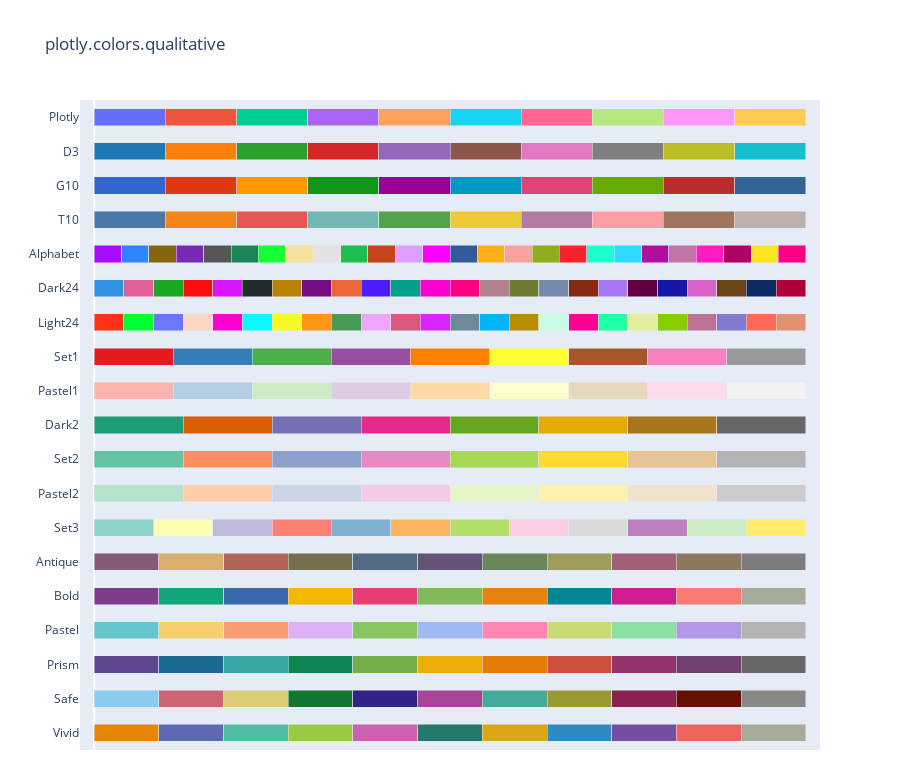
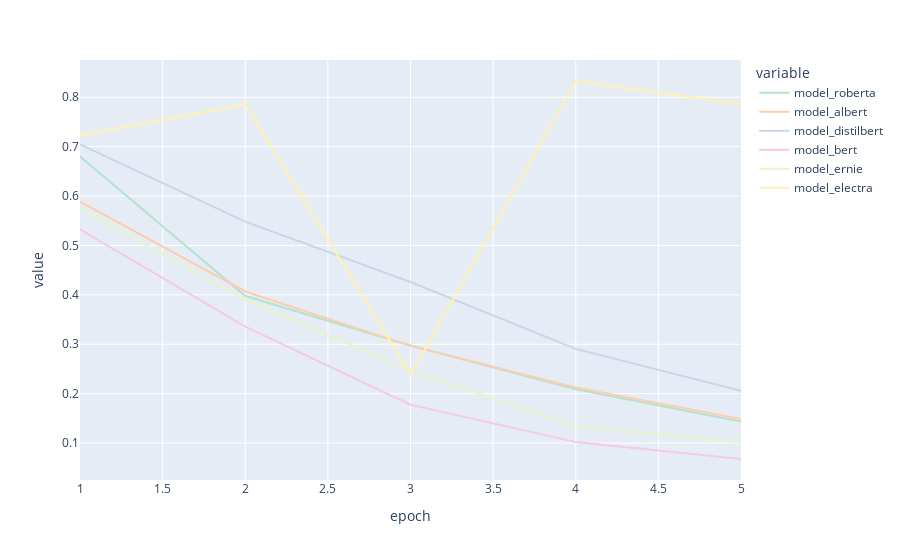

Notebook code cell kept with these figures, in order:
### Code cell
import plotly.express as px 
fig = px.colors.qualitative.swatches()
fig.show()
fig = px.line(df, x='epoch', y=df.columns[1:7], color_discrete_sequence=px.colors.qualitative.Pastel2)
fig.show()

### Figure 1 — Plotly figure (JSON) as saved in the notebook; plotly's stock layout.template omitted (floating-point values rounded to 4 significant figures)
{"data": [{"customdata": [0, 1, 2, 3, 4, 5, 6, 7, 8, 9, 10], "hovertemplate": "%{y}[%{customdata}] = %{marker.color}<extra></extra>", "marker": {"color": ["rgb(229, 134, 6)", "rgb(93, 105, 177)", "rgb(82, 188, 163)", "rgb(153, 201, 69)", "rgb(204, 97, 176)", "rgb(36, 121, 108)", "rgb(218, 165, 27)", "rgb(47, 138, 196)", "rgb(118, 78, 159)", "rgb(237, 100, 90)", "rgb(165, 170, 153)"]}, "orientation": "h", "type": "bar", "x": [1, 1, 1, 1, 1, 1, 1, 1, 1, 1, 1], "y": ["Vivid", "Vivid", "Vivid", "Vivid", "Vivid", "Vivid", "Vivid", "Vivid", "Vivid", "Vivid", "Vivid"]}, {"customdata": [0, 1, 2, 3, 4, 5, 6, 7, 8, 9, 10], "hovertemplate": "%{y}[%{customdata}] = %{marker.color}<extra></extra>", "marker": {"color": ["rgb(136, 204, 238)", "rgb(204, 102, 119)", "rgb(221, 204, 119)", "rgb(17, 119, 51)", "rgb(51, 34, 136)", "rgb(170, 68, 153)", "rgb(68, 170, 153)", "rgb(153, 153, 51)", "rgb(136, 34, 85)", "rgb(102, 17, 0)", "rgb(136, 136, 136)"]}, "orientation": "h", "type": "bar", "x": [1, 1, 1, 1, 1, 1, 1, 1, 1, 1, 1], "y": ["Safe", "Safe", "Safe", "Safe", "Safe", "Safe", "Safe", "Safe", "Safe", "Safe", "Safe"]}, {"customdata": [0, 1, 2, 3, 4, 5, 6, 7, 8, 9, 10], "hovertemplate": "%{y}[%{customdata}] = %{marker.color}<extra></extra>", "marker": {"color": ["rgb(95, 70, 144)", "rgb(29, 105, 150)", "rgb(56, 166, 165)", "rgb(15, 133, 84)", "rgb(115, 175, 72)", "rgb(237, 173, 8)", "rgb(225, 124, 5)", "rgb(204, 80, 62)", "rgb(148, 52, 110)", "rgb(111, 64, 112)", "rgb(102, 102, 102)"]}, "orientation": "h", "type": "bar", "x": [1, 1, 1, 1, 1, 1, 1, 1, 1, 1, 1], "y": ["Prism", "Prism", "Prism", "Prism", "Prism", "Prism", "Prism", "Prism", "Prism", "Prism", "Prism"]}, {"customdata": [0, 1, 2, 3, 4, 5, 6, 7, 8, 9, 10], "hovertemplate": "%{y}[%{customdata}] = %{marker.color}<extra></extra>", "marker": {"color": ["rgb(102, 197, 204)", "rgb(246, 207, 113)", "rgb(248, 156, 116)", "rgb(220, 176, 242)", "rgb(135, 197, 95)", "rgb(158, 185, 243)", "rgb(254, 136, 177)", "rgb(201, 219, 116)", "rgb(139, 224, 164)", "rgb(180, 151, 231)", "rgb(179, 179, 179)"]}, "orientation": "h", "type": "bar", "x": [1, 1, 1, 1, 1, 1, 1, 1, 1, 1, 1], "y": ["Pastel", "Pastel", "Pastel", "Pastel", "Pastel", "Pastel", "Pastel", "Pastel", "Pastel", "Pastel", "Pastel"]}, {"customdata": [0, 1, 2, 3, 4, 5, 6, 7, 8, 9, 10], "hovertemplate": "%{y}[%{customdata}] = %{marker.color}<extra></extra>", "marker": {"color": ["rgb(127, 60, 141)", "rgb(17, 165, 121)", "rgb(57, 105, 172)", "rgb(242, 183, 1)", "rgb(231, 63, 116)", "rgb(128, 186, 90)", "rgb(230, 131, 16)", "rgb(0, 134, 149)", "rgb(207, 28, 144)", "rgb(249, 123, 114)", "rgb(165, 170, 153)"]}, "orientation": "h", "type": "bar", "x": [1, 1, 1, 1, 1, 1, 1, 1, 1, 1, 1], "y": ["Bold", "Bold", "Bold", "Bold", "Bold", "Bold", "Bold", "Bold", "Bold", "Bold", "Bold"]}, {"customdata": [0, 1, 2, 3, 4, 5, 6, 7, 8, 9, 10], "hovertemplate": "%{y}[%{customdata}] = %{marker.color}<extra></extra>", "marker": {"color": ["rgb(133, 92, 117)", "rgb(217, 175, 107)", "rgb(175, 100, 88)", "rgb(115, 111, 76)", "rgb(82, 106, 131)", "rgb(98, 83, 119)", "rgb(104, 133, 92)", "rgb(156, 156, 94)", "rgb(160, 97, 119)", "rgb(140, 120, 93)", "rgb(124, 124, 124)"]}, "orientation": "h", "type": "bar", "x": [1, 1, 1, 1, 1, 1, 1, 1, 1, 1, 1], "y": ["Antique", "Antique", "Antique", "Antique", "Antique", "Antique", "Antique", "Antique", "Antique", "Antique", "Antique"]}, {"customdata": [0, 1, 2, 3, 4, 5, 6, 7, 8, 9, 10, 11], "hovertemplate": "%{y}[%{customdata}] = %{marker.color}<extra></extra>", "marker": {"color": ["rgb(141,211,199)", "rgb(255,255,179)", "rgb(190,186,218)", "rgb(251,128,114)", "rgb(128,177,211)", "rgb(253,180,98)", "rgb(179,222,105)", "rgb(252,205,229)", "rgb(217,217,217)", "rgb(188,128,189)", "rgb(204,235,197)", "rgb(255,237,111)"]}, "orientation": "h", "type": "bar", "x": [1, 1, 1, 1, 1, 1, 1, 1, 1, 1, 1, 1], "y": ["Set3", "Set3", "Set3", "Set3", "Set3", "Set3", "Set3", "Set3", "Set3", "Set3", "Set3", "Set3"]}, {"customdata": [0, 1, 2, 3, 4, 5, 6, 7], "hovertemplate": "%{y}[%{customdata}] = %{marker.color}<extra></extra>", "marker": {"color": ["rgb(179,226,205)", "rgb(253,205,172)", "rgb(203,213,232)", "rgb(244,202,228)", "rgb(230,245,201)", "rgb(255,242,174)", "rgb(241,226,204)", "rgb(204,204,204)"]}, "orientation": "h", "type": "bar", "x": [1, 1, 1, 1, 1, 1, 1, 1], "y": ["Pastel2", "Pastel2", "Pastel2", "Pastel2", "Pastel2", "Pastel2", "Pastel2", "Pastel2"]}, {"customdata": [0, 1, 2, 3, 4, 5, 6, 7], "hovertemplate": "%{y}[%{customdata}] = %{marker.color}<extra></extra>", "marker": {"color": ["rgb(102,194,165)", "rgb(252,141,98)", "rgb(141,160,203)", "rgb(231,138,195)", "rgb(166,216,84)", "rgb(255,217,47)", "rgb(229,196,148)", "rgb(179,179,179)"]}, "orientation": "h", "type": "bar", "x": [1, 1, 1, 1, 1, 1, 1, 1], "y": ["Set2", "Set2", "Set2", "Set2", "Set2", "Set2", "Set2", "Set2"]}, {"customdata": [0, 1, 2, 3, 4, 5, 6, 7], "hovertemplate": "%{y}[%{customdata}] = %{marker.color}<extra></extra>", "marker": {"color": ["rgb(27,158,119)", "rgb(217,95,2)", "rgb(117,112,179)", "rgb(231,41,138)", "rgb(102,166,30)", "rgb(230,171,2)", "rgb(166,118,29)", "rgb(102,102,102)"]}, "orientation": "h", "type": "bar", "x": [1, 1, 1, 1, 1, 1, 1, 1], "y": ["Dark2", "Dark2", "Dark2", "Dark2", "Dark2", "Dark2", "Dark2", "Dark2"]}, {"customdata": [0, 1, 2, 3, 4, 5, 6, 7, 8], "hovertemplate": "%{y}[%{customdata}] = %{marker.color}<extra></extra>", "marker": {"color": ["rgb(251,180,174)", "rgb(179,205,227)", "rgb(204,235,197)", "rgb(222,203,228)", "rgb(254,217,166)", "rgb(255,255,204)", "rgb(229,216,189)", "rgb(253,218,236)", "rgb(242,242,242)"]}, "orientation": "h", "type": "bar", "x": [1, 1, 1, 1, 1, 1, 1, 1, 1], "y": ["Pastel1", "Pastel1", "Pastel1", "Pastel1", "Pastel1", "Pastel1", "Pastel1", "Pastel1", "Pastel1"]}, {"customdata": [0, 1, 2, 3, 4, 5, 6, 7, 8], "hovertemplate": "%{y}[%{customdata}] = %{marker.color}<extra></extra>", "marker": {"color": ["rgb(228,26,28)", "rgb(55,126,184)", "rgb(77,175,74)", "rgb(152,78,163)", "rgb(255,127,0)", "rgb(255,255,51)", "rgb(166,86,40)", "rgb(247,129,191)", "rgb(153,153,153)"]}, "orientation": "h", "type": "bar", "x": [1, 1, 1, 1, 1, 1, 1, 1, 1], "y": ["Set1", "Set1", "Set1", "Set1", "Set1", "Set1", "Set1", "Set1", "Set1"]}, {"customdata": [0, 1, 2, 3, 4, 5, 6, 7, 8, 9, 10, 11, 12, 13, 14, 15, 16, 17, 18, 19, 20, 21, 22, 23], "hovertemplate": "%{y}[%{customdata}] = %{marker.color}<extra></extra>", "marker": {"color": ["#FD3216", "#00FE35", "#6A76FC", "#FED4C4", "#FE00CE", "#0DF9FF", "#F6F926", "#FF9616", "#479B55", "#EEA6FB", "#DC587D", "#D626FF", "#6E899C", "#00B5F7", "#B68E00", "#C9FBE5", "#FF0092", "#22FFA7", "#E3EE9E", "#86CE00", "#BC7196", "#7E7DCD", "#FC6955", "#E48F72"]}, "orientation": "h", "type": "bar", "x": [1, 1, 1, 1, 1, 1, 1, 1, 1, 1, 1, 1, 1, 1, 1, 1, 1, 1, 1, 1, 1, 1, 1, 1], "y": ["Light24", "Light24", "Light24", "Light24", "Light24", "Light24", "Light24", "Light24", "Light24", "Light24", "Light24", "Light24", "Light24", "Light24", "Light24", "Light24", "Light24", "Light24", "Light24", "Light24", "Light24", "Light24", "Light24", "Light24"]}, {"customdata": [0, 1, 2, 3, 4, 5, 6, 7, 8, 9, 10, 11, 12, 13, 14, 15, 16, 17, 18, 19, 20, 21, 22, 23], "hovertemplate": "%{y}[%{customdata}] = %{marker.color}<extra></extra>", "marker": {"color": ["#2E91E5", "#E15F99", "#1CA71C", "#FB0D0D", "#DA16FF", "#222A2A", "#B68100", "#750D86", "#EB663B", "#511CFB", "#00A08B", "#FB00D1", "#FC0080", "#B2828D", "#6C7C32", "#778AAE", "#862A16", "#A777F1", "#620042", "#1616A7", "#DA60CA", "#6C4516", "#0D2A63", "#AF0038"]}, "orientation": "h", "type": "bar", "x": [1, 1, 1, 1, 1, 1, 1, 1, 1, 1, 1, 1, 1, 1, 1, 1, 1, 1, 1, 1, 1, 1, 1, 1], "y": ["Dark24", "Dark24", "Dark24", "Dark24", "Dark24", "Dark24", "Dark24", "Dark24", "Dark24", "Dark24", "Dark24", "Dark24", "Dark24", "Dark24", "Dark24", "Dark24", "Dark24", "Dark24", "Dark24", "Dark24", "Dark24", "Dark24", "Dark24", "Dark24"]}, {"customdata": [0, 1, 2, 3, 4, 5, 6, 7, 8, 9, 10, 11, 12, 13, 14, 15, 16, 17, 18, 19, 20, 21, 22, 23, 24, 25], "hovertemplate": "%{y}[%{customdata}] = %{marker.color}<extra></extra>", "marker": {"color": ["#AA0DFE", "#3283FE", "#85660D", "#782AB6", "#565656", "#1C8356", "#16FF32", "#F7E1A0", "#E2E2E2", "#1CBE4F", "#C4451C", "#DEA0FD", "#FE00FA", "#325A9B", "#FEAF16", "#F8A19F", "#90AD1C", "#F6222E", "#1CFFCE", "#2ED9FF", "#B10DA1", "#C075A6", "#FC1CBF", "#B00068", "#FBE426", "#FA0087"]}, "orientation": "h", "type": "bar", "x": [1, 1, 1, 1, 1, 1, 1, 1, 1, 1, 1, 1, 1, 1, 1, 1, 1, 1, 1, 1, 1, 1, 1, 1, 1, 1], "y": ["Alphabet", "Alphabet", "Alphabet", "Alphabet", "Alphabet", "Alphabet", "Alphabet", "Alphabet", "Alphabet", "Alphabet", "Alphabet", "Alphabet", "Alphabet", "Alphabet", "Alphabet", "Alphabet", "Alphabet", "Alphabet", "Alphabet", "Alphabet", "Alphabet", "Alphabet", "Alphabet", "Alphabet", "Alphabet", "Alphabet"]}, {"customdata": [0, 1, 2, 3, 4, 5, 6, 7, 8, 9], "hovertemplate": "%{y}[%{customdata}] = %{marker.color}<extra></extra>", "marker": {"color": ["#4C78A8", "#F58518", "#E45756", "#72B7B2", "#54A24B", "#EECA3B", "#B279A2", "#FF9DA6", "#9D755D", "#BAB0AC"]}, "orientation": "h", "type": "bar", "x": [1, 1, 1, 1, 1, 1, 1, 1, 1, 1], "y": ["T10", "T10", "T10", "T10", "T10", "T10", "T10", "T10", "T10", "T10"]}, {"customdata": [0, 1, 2, 3, 4, 5, 6, 7, 8, 9], "hovertemplate": "%{y}[%{customdata}] = %{marker.color}<extra></extra>", "marker": {"color": ["#3366CC", "#DC3912", "#FF9900", "#109618", "#990099", "#0099C6", "#DD4477", "#66AA00", "#B82E2E", "#316395"]}, "orientation": "h", "type": "bar", "x": [1, 1, 1, 1, 1, 1, 1, 1, 1, 1], "y": ["G10", "G10", "G10", "G10", "G10", "G10", "G10", "G10", "G10", "G10"]}, {"customdata": [0, 1, 2, 3, 4, 5, 6, 7, 8, 9], "hovertemplate": "%{y}[%{customdata}] = %{marker.color}<extra></extra>", "marker": {"color": ["#1F77B4", "#FF7F0E", "#2CA02C", "#D62728", "#9467BD", "#8C564B", "#E377C2", "#7F7F7F", "#BCBD22", "#17BECF"]}, "orientation": "h", "type": "bar", "x": [1, 1, 1, 1, 1, 1, 1, 1, 1, 1], "y": ["D3", "D3", "D3", "D3", "D3", "D3", "D3", "D3", "D3", "D3"]}, {"customdata": [0, 1, 2, 3, 4, 5, 6, 7, 8, 9], "hovertemplate": "%{y}[%{customdata}] = %{marker.color}<extra></extra>", "marker": {"color": ["#636EFA", "#EF553B", "#00CC96", "#AB63FA", "#FFA15A", "#19D3F3", "#FF6692", "#B6E880", "#FF97FF", "#FECB52"]}, "orientation": "h", "type": "bar", "x": [1, 1, 1, 1, 1, 1, 1, 1, 1, 1], "y": ["Plotly", "Plotly", "Plotly", "Plotly", "Plotly", "Plotly", "Plotly", "Plotly", "Plotly", "Plotly"]}], "layout": {"bargap": 0.5, "barmode": "stack", "barnorm": "fraction", "height": 760, "margin": {"b": 10}, "showlegend": false, "title": {"text": "plotly.colors.qualitative"}, "xaxis": {"range": [-0.02, 1.02], "showgrid": false, "showticklabels": false}}}

### Figure 2 — Plotly figure (JSON) as saved in the notebook; plotly's stock layout.template omitted (floating-point values rounded to 4 significant figures)
{"data": [{"hovertemplate": "variable=model_roberta<br>epoch=%{x}<br>value=%{y}<extra></extra>", "legendgroup": "model_roberta", "line": {"color": "rgb(179,226,205)", "dash": "solid"}, "mode": "lines", "name": "model_roberta", "orientation": "v", "showlegend": true, "type": "scatter", "x": [1, 2, 3, 4, 5], "xaxis": "x", "y": [0.6802, 0.3975, 0.2975, 0.2091, 0.1436], "yaxis": "y"}, {"hovertemplate": "variable=model_albert<br>epoch=%{x}<br>value=%{y}<extra></extra>", "legendgroup": "model_albert", "line": {"color": "rgb(253,205,172)", "dash": "solid"}, "mode": "lines", "name": "model_albert", "orientation": "v", "showlegend": true, "type": "scatter", "x": [1, 2, 3, 4, 5], "xaxis": "x", "y": [0.5888, 0.4068, 0.2967, 0.2126, 0.1485], "yaxis": "y"}, {"hovertemplate": "variable=model_distilbert<br>epoch=%{x}<br>value=%{y}<extra></extra>", "legendgroup": "model_distilbert", "line": {"color": "rgb(203,213,232)", "dash": "solid"}, "mode": "lines", "name": "model_distilbert", "orientation": "v", "showlegend": true, "type": "scatter", "x": [1, 2, 3, 4, 5], "xaxis": "x", "y": [0.7046, 0.5481, 0.4259, 0.2907, 0.2058], "yaxis": "y"}, {"hovertemplate": "variable=model_bert<br>epoch=%{x}<br>value=%{y}<extra></extra>", "legendgroup": "model_bert", "line": {"color": "rgb(244,202,228)", "dash": "solid"}, "mode": "lines", "name": "model_bert", "orientation": "v", "showlegend": true, "type": "scatter", "x": [1, 2, 3, 4, 5], "xaxis": "x", "y": [0.5325, 0.3358, 0.1775, 0.1019, 0.06771], "yaxis": "y"}, {"hovertemplate": "variable=model_ernie<br>epoch=%{x}<br>value=%{y}<extra></extra>", "legendgroup": "model_ernie", "line": {"color": "rgb(230,245,201)", "dash": "solid"}, "mode": "lines", "name": "model_ernie", "orientation": "v", "showlegend": true, "type": "scatter", "x": [1, 2, 3, 4, 5], "xaxis": "x", "y": [0.5745, 0.3899, 0.2468, 0.1335, 0.1017], "yaxis": "y"}, {"hovertemplate": "variable=model_electra<br>epoch=%{x}<br>value=%{y}<extra></extra>", "legendgroup": "model_electra", "line": {"color": "rgb(255,242,174)", "dash": "solid"}, "mode": "lines", "name": "model_electra", "orientation": "v", "showlegend": true, "type": "scatter", "x": [1, 2, 3, 4, 5], "xaxis": "x", "y": [0.7231, 0.786, 0.238, 0.8329, 0.7857], "yaxis": "y"}], "layout": {"legend": {"title": {"text": "variable"}, "tracegroupgap": 0}, "margin": {"t": 60}, "xaxis": {"anchor": "y", "domain": [0, 1], "title": {"text": "epoch"}}, "yaxis": {"anchor": "x", "domain": [0, 1], "title": {"text": "value"}}}}
